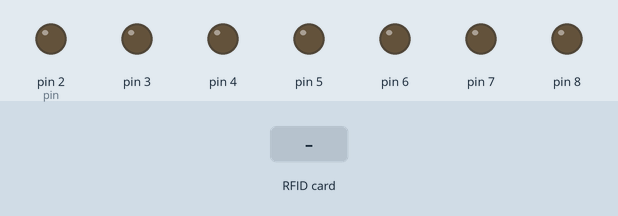
Recording of a sketch running on a simulated Arduino Uno, built with avr-gcc and run on an emulated ATmega328P. On the bench: output pins drawn as LEDs (lit = HIGH). Inputs (shaded band) come from the test bench. Random numbers use the default seed unless the sketch sets one; pins used as bus, display or sensor lines are not drawn.

Above: at 1.2 s.
1.3 s: RFID card 5E 7A 19 C4 held to the reader
At 2.1 s:
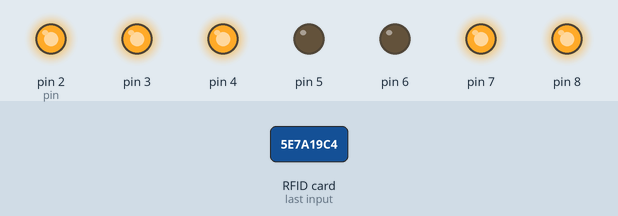
3.2 s: RFID card 5E 7A 19 C4 held to the reader
At 4.1 s:
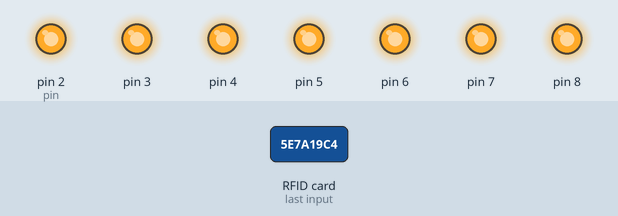
Timing chart, 0 to 6.2 s (numbered marks = the images above; inputs shaded):
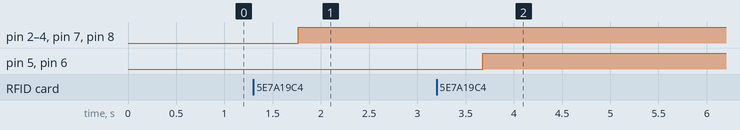

The sketch:

eweek_demo.ino
```cpp
// (licence header left out)
// Define the LED digit patters, from 0 - 9
// Note that these patterns are for common cathode displays
// For common anode displays, change the 1's to 0's and 0's to 1's
// 1 = LED on, 0 = LED off, in this order:
//                                    Arduino pin: 2,3,4,5,6,7,8
#include <SPI.h>
#include <MFRC522.h>

#define SS_PIN 10
#define RST_PIN 9
MFRC522 mfrc522(SS_PIN, RST_PIN);	// Create MFRC522 instance.
byte seven_seg_digits[11][7] = { { 1,1,1,1,1,1,0 },  // = 0
                                 { 0,1,1,0,0,0,0 },  // = 1
                                 { 1,1,0,1,1,0,1 },  // = 2
                                 { 1,1,1,1,0,0,1 },  // = 3
                                 { 0,1,1,0,0,1,1 },  // = 4
                                 { 1,0,1,1,0,1,1 },  // = 5
                                 { 1,0,1,1,1,1,1 },  // = 6
                                 { 1,1,1,0,0,0,0 },  // = 7
                                 { 1,1,1,1,1,1,1 },  // = 8
                                 { 1,1,1,0,0,1,1 },  // = 9
                                 { 0,0,0,0,0,0,0 },  // = off
                                 };
boolean stopped = false;
int randomnum = 0;

void setup() {
  pinMode(2, OUTPUT);
  pinMode(3, OUTPUT);
  pinMode(4, OUTPUT);
  pinMode(5, OUTPUT);
  pinMode(6, OUTPUT);
  pinMode(7, OUTPUT);
  pinMode(8, OUTPUT);
  pinMode(9, OUTPUT);
  writeDot(0);  // start with the "dot" off
  Serial.begin(9600);
  SPI.begin();		// Init SPI bus
  mfrc522.PCD_Init();	// Init MFRC522 card
}

void writeDot(byte dot) {
  digitalWrite(9, dot);
}

void sevenSegWrite(byte digit) {
  byte pin = 2;
  for (byte segCount = 0; segCount < 7; ++segCount) {
    digitalWrite(pin, seven_seg_digits[digit][segCount]);
    ++pin;
  }
}

void loop() {
  if (randomnum==0 && !mfrc522.PICC_IsNewCardPresent()) {
    sevenSegWrite(10);
  } else {
    if (!stopped) {
      randomnum = random(1,10);
      stopped = true;
    } else {
      if (mfrc522.PICC_IsNewCardPresent()) {
        stopped = false;
      }
      else sevenSegWrite(randomnum);
    }
  }
  delay(25);
}
```

Measured:
- after the input at 1.3 s, pin 2 (pin), pin 3, pin 4, pin 7, pin 8: LOW → HIGH after 0.47 s
- after the input at 3.2 s, pin 5, pin 6: LOW → HIGH after 0.48 s
